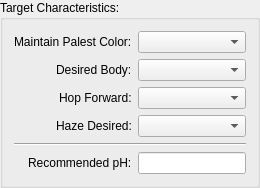
      <widget class="QGroupBox" name="group_targets">
       <property name="sizePolicy">
        <sizepolicy hsizetype="Preferred" vsizetype="Preferred">
         <horstretch>1</horstretch>
         <verstretch>0</verstretch>
        </sizepolicy>
       </property>
       <property name="title">
        <string>Target Characteristics:</string>
       </property>
       <layout class="QFormLayout" name="formLayout">
        <property name="labelAlignment">
         <set>Qt::AlignRight|Qt::AlignTrailing|Qt::AlignVCenter</set>
        </property>
        <item row="0" column="0">
         <widget class="QLabel" name="lbl_pale">
          <property name="text">
           <string>Maintain Palest Color:</string>
          </property>
         </widget>
        </item>
        <item row="0" column="1">
         <widget class="QComboBox" name="pale"/>
        </item>
        <item row="1" column="0">
         <widget class="QLabel" name="lbl_body">
          <property name="text">
           <string>Desired Body:</string>
          </property>
         </widget>
        </item>
        <item row="1" column="1">
         <widget class="QComboBox" name="body">
          <property name="currentText">
           <string/>
          </property>
         </widget>
        </item>
        <item row="2" column="0">
         <widget class="QLabel" name="lbl_hopForward">
          <property name="text">
           <string>Hop Forward:</string>
          </property>
         </widget>
        </item>
        <item row="2" column="1">
         <widget class="QComboBox" name="hopForward"/>
        </item>
        <item row="3" column="0">
         <widget class="QLabel" name="lbl_hazeDesired">
          <property name="text">
           <string>Haze Desired:</string>
          </property>
         </widget>
        </item>
        <item row="3" column="1">
         <widget class="QComboBox" name="hazeDesired"/>
        </item>
        <item row="4" column="0" colspan="2">
         <widget class="Line" name="line">
          <property name="orientation">
           <enum>Qt::Horizontal</enum>
          </property>
         </widget>
        </item>
        <item row="5" column="0">
         <widget class="QLabel" name="lbl_recommended">
          <property name="text">
           <string>Recommended pH:</string>
          </property>
         </widget>
        </item>
        <item row="5" column="1">
         <widget class="QLineEdit" name="recommended">
          <property name="toolTip">
           <string>Credit for this goes to VikeMan's BrewCipher.</string>
          </property>
          <property name="readOnly">
           <bool>true</bool>
          </property>
         </widget>
        </item>
       </layout>
      </widget>
